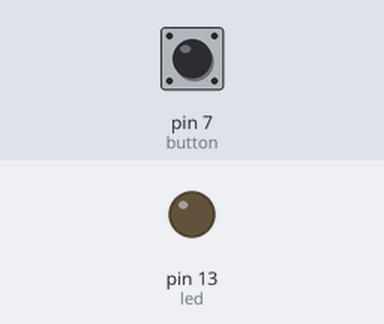
The sketch below on a simulated Arduino Uno, built with avr-gcc and run on an emulated ATmega328P. Parts: output pins drawn as LEDs (lit = HIGH). Dashed ring = blinking. The inputs (shaded band) are chosen by the test bench; at power-on: pin 7 (button) LOW. What the sketch prints to the serial monitor is not drawn.

Above: at 1.2 s.
1.3 s: pin 7 (button) pulled HIGH for 1 s
At 1.75 s:
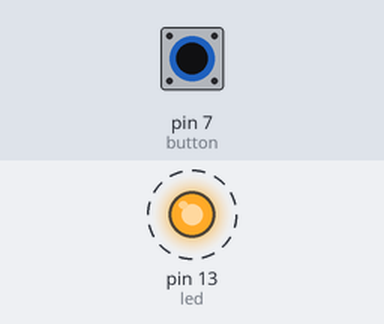
4.0 s: pin 7 (button) pulled HIGH for 0.15 s
At 5.5 s:
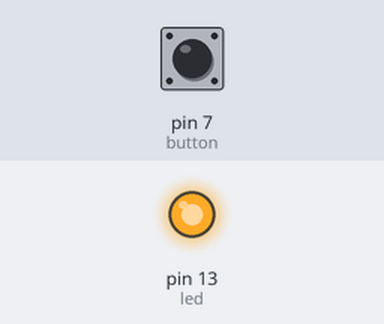
5.8 s: pin 7 (button) pulled HIGH for 3.2 s
At 10.4 s:
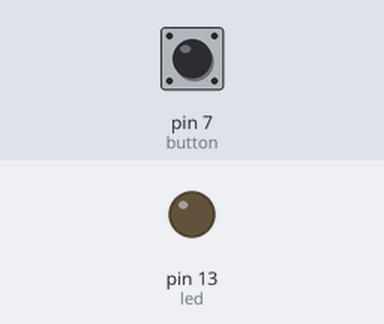
Timing chart, 0 to 11.9 s (numbered marks = the images above; inputs shaded):
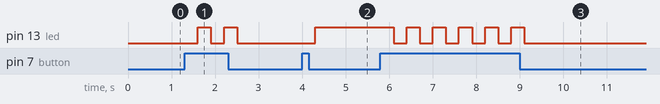

Measured:
- after the input at 1.3 s, pin 13 (led): alternates HIGH for 0.30 s and LOW for 0.30 s, 4 changes in all, then stays LOW, starting after 0.31 s
- after the input at 4.0 s, pin 13 (led): LOW → HIGH after 0.30 s
- after the input at 5.8 s, pin 13 (led): alternates HIGH for 0.30 s and LOW for 0.30 s, 11 changes in all, then stays LOW, starting after 0.30 s

The sketch:

003._Saklar_Push_Button_On_Off.ino.ino
```cpp
int button = 7;
int nilaibutton;
int count;
int led = 13;

void setup(){
  Serial.begin(9600);
  pinMode(button, INPUT);
  pinMode(led, OUTPUT);

}


void loop() {
   nilaibutton = digitalRead(button);
   Serial.println(nilaibutton);

   if(nilaibutton == 1){
    count+=1;
    delay(300);
    if(count==1){
       digitalWrite(led, HIGH);
    }
    if(count==2){
         digitalWrite(led, LOW);
         count=0;
    }
  }
}
```
